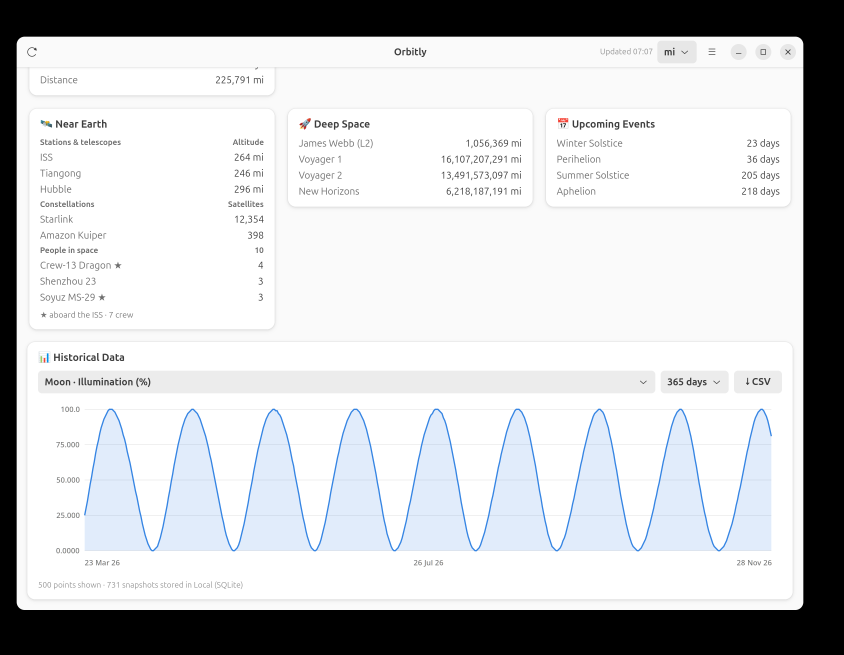
#> input picture store-src/capture-history.png, 2532 x 1964 px (shown at 1/3 size)
$ python -i make_snap_graphics.py   (imports and definitions only)
#> lines starting #> are read from the running program, lines starting #| are printed output that depends on the picture; after the words box and inside, x2 and y2 are one past the last pixel; in counts of white or black regions, pixels touching at a corner belong together
"""Renders the Snap Store icon, featured banner and screenshots into store/snap/.

Run from the repo root:  python3 store-src/make_snap_graphics.py
Inputs: the app's SVG icon, two raw window captures (store-src/capture-*.png, taken with
`import -window` on X11) and the Barlow fonts (SIL OFL) also used by the Android watch face.
"""
import math
import random

import gi

# [1 line not run here, left out]
from gi.repository import GdkPixbuf  # noqa: E402
from PIL import Image, ImageDraw, ImageFilter, ImageFont  # noqa: E402

OUT = "store/snap"
SVG = "data/io.github.jamieharwood.MoonPhase.svg"
FONT = "store-src/barlow_semibold.ttf"
FONT_MED = "store-src/barlow_medium.ttf"
SKY_TOP, SKY_BOTTOM = (11, 31, 63), (3, 10, 26)  # the icon's own sky gradient
INK, GREY, MOON = (236, 236, 236), (160, 172, 190), (244, 227, 166)


# [56 lines left out: functions render_svg, sky, icon, banner, not called in this run]


def window_only(path):
    """Cut the window out of an X11 capture and give it back its rounded corners."""
#> called with path = 'capture-history.png'
    raw = Image.open(path).convert("RGB")
#> raw is the input picture: PIL image 2532x1964 RGB; mean R, G, B 200.2, 201.7, 203.6
    box = raw.convert("L").point(lambda v: 255 if v > 12 else 0).getbbox()
#> box = (50, 110, 2410, 1830)
    win = raw.crop(box)
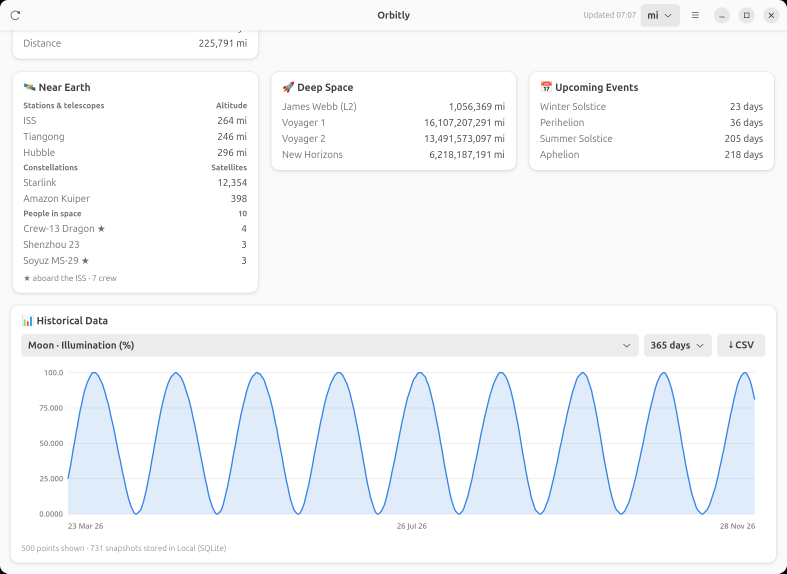
#> win: PIL image 2360x1720 RGB (shown at 1/3 size); mean R, G, B 245.3, 247.1, 249.4
    radius = 24
    mask = Image.new("L", win.size, 0)
#> mask: PIL image 2360x1720 L; every value is 0
    ImageDraw.Draw(mask).rounded_rectangle([0, 0, win.width - 1, win.height - 1], radius, fill=255)
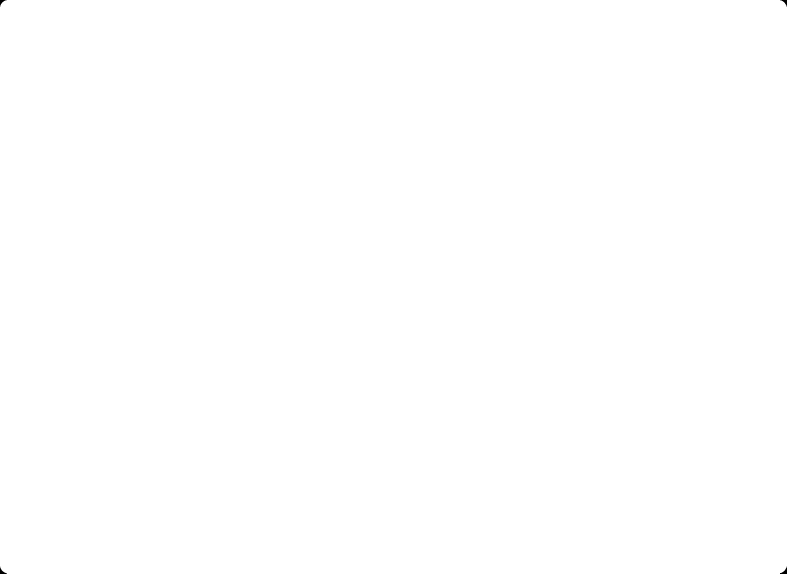
#> mask: PIL image 2360x1720 L (shown at 1/3 size); 100% white; 4 black regions, box (x1, y1, x2, y2) and area: (0, 0, 20, 20) 131, (2340, 0, 2360, 20) 131, (0, 1700, 20, 1720) 131, (2340, 1700, 2360, 1720) 131
    out = win.convert("RGBA")
    out.putalpha(mask)
    return out


# [15 lines left out: function screenshot, not called in this run]


# [5 lines not run here, left out]

>>> result = window_only('capture-history.png')

$ run again, on store-src/capture-overview.png
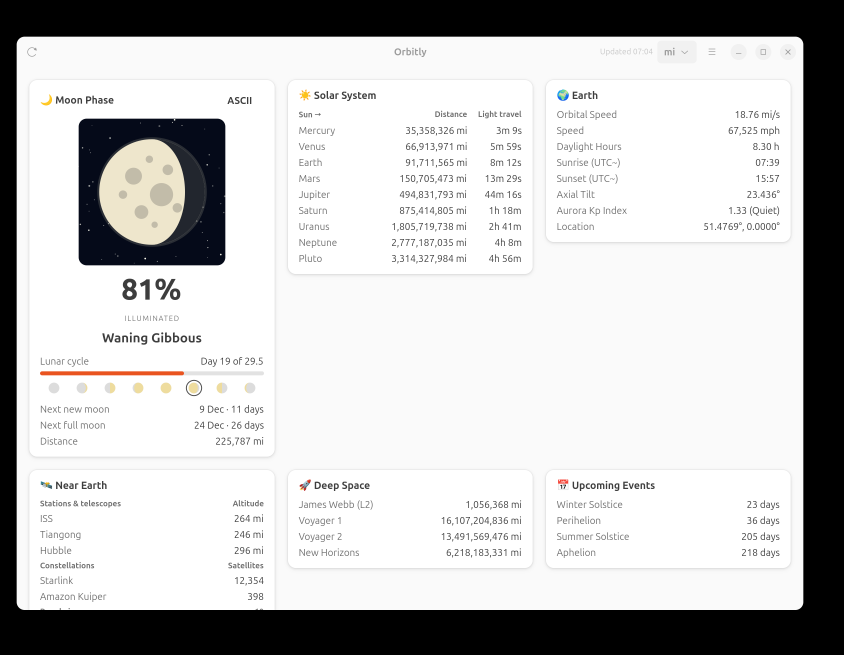
#> input picture store-src/capture-overview.png, 2532 x 1964 px (shown at 1/3 size)
#> in window_only, raw is the input picture: PIL image 2532x1964 RGB; mean R, G, B 196.5, 196.3, 196.3
#> box = (50, 110, 2410, 1830)
#> in window_only, `win = raw.crop(box)`:
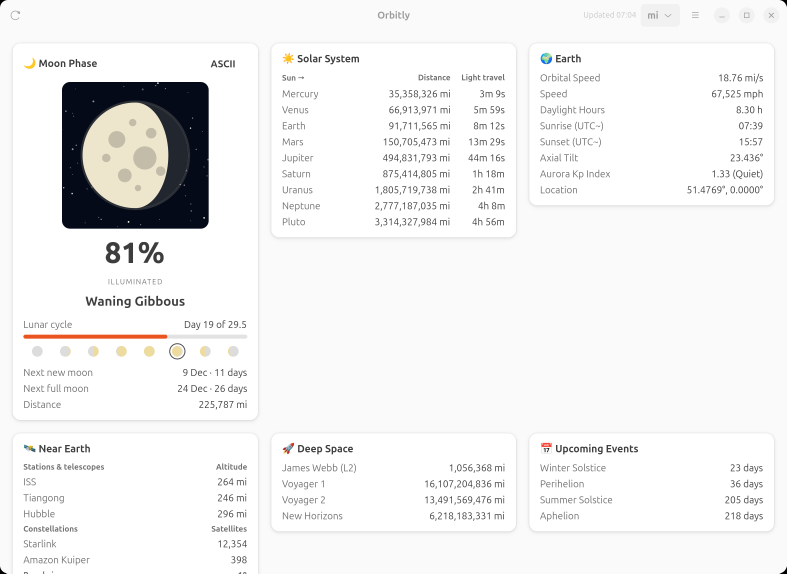
#> win: PIL image 2360x1720 RGB (shown at 1/3 size); mean R, G, B 240.7, 240.5, 240.4
